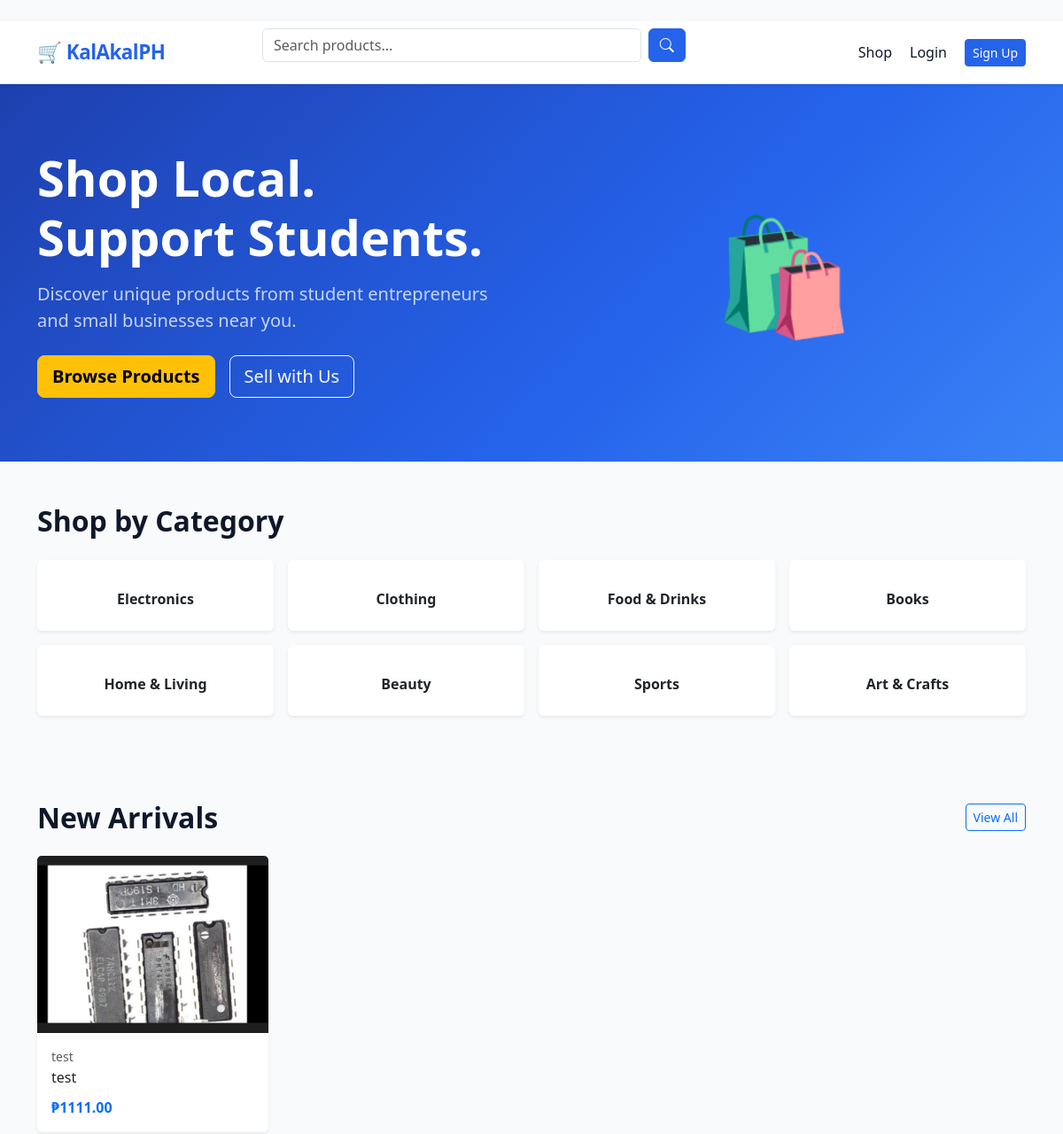
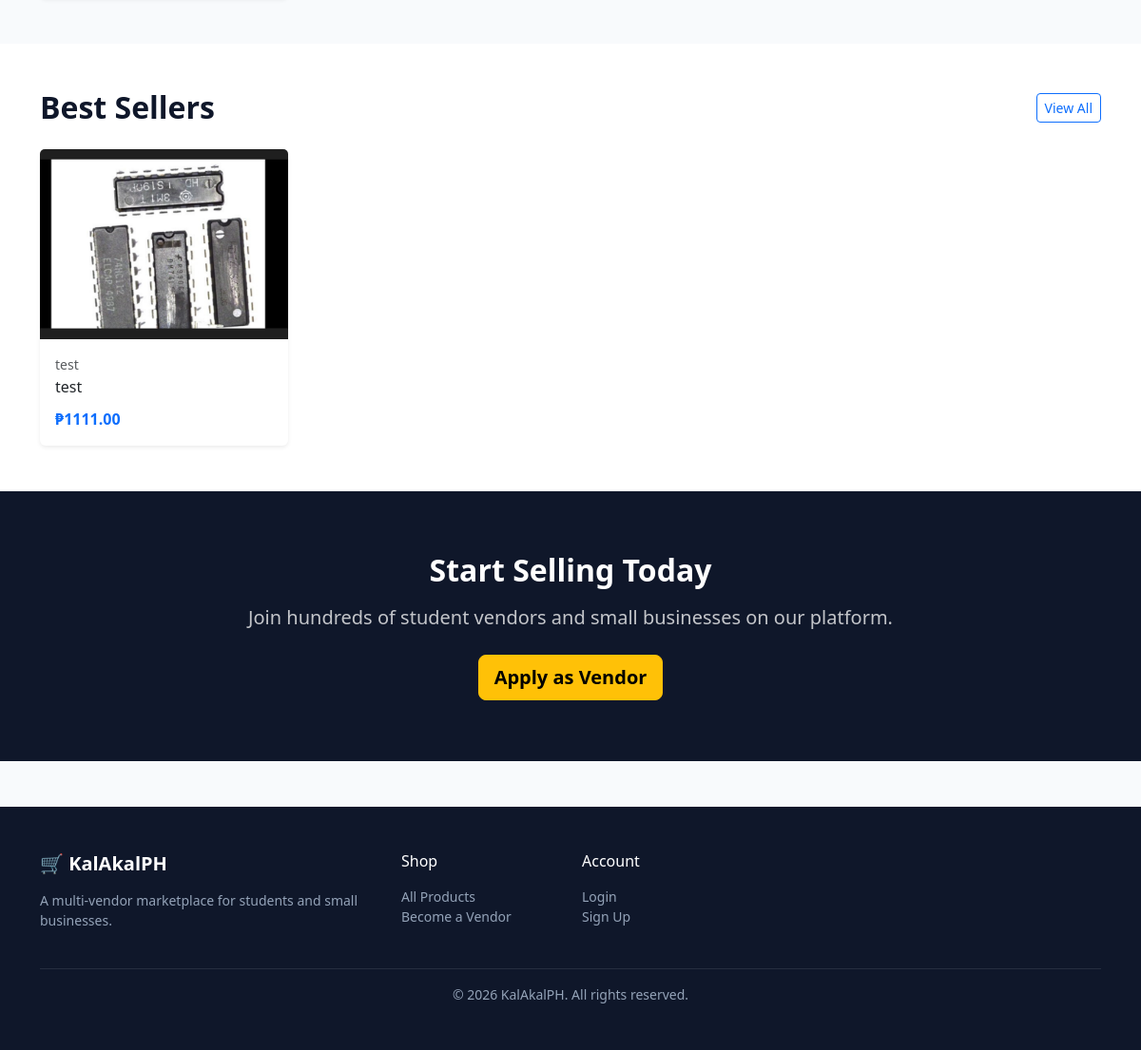
The page / on the database its author committed (2 pictures, top to bottom).
### apps/products/models.py (models this page shows, shortened)
class Category(MPTTModel):
    name = models.CharField(max_length=100)
    slug = models.SlugField(unique=True)
    icon = models.CharField(max_length=50, blank=True, help_text='Bootstrap icon class')
    parent = TreeForeignKey('self', on_delete=models.CASCADE, null=True, blank=True, related_name='children')
    image = models.ImageField(upload_to='categories/', blank=True, null=True)
    is_active = models.BooleanField(default=True)
    order = models.PositiveIntegerField(default=0)
    class MPTTMeta:
        order_insertion_by = ['name']
    class Meta:
        verbose_name_plural = 'categories'

class Product(models.Model):
    DRAFT = 'draft'
    ACTIVE = 'active'
    PAUSED = 'paused'
    SOLD_OUT = 'sold_out'
    STATUS_CHOICES = [
        (DRAFT, 'Draft'), (ACTIVE, 'Active'),
        (PAUSED, 'Paused'), (SOLD_OUT, 'Sold Out'),
    ]
    PHYSICAL = 'physical'
    DIGITAL = 'digital'
    SERVICE = 'service'
    TYPE_CHOICES = [
        (PHYSICAL, 'Physical'), (DIGITAL, 'Digital'), (SERVICE, 'Service'),
    ]
    store = models.ForeignKey('vendors.Store', on_delete=models.CASCADE, related_name='products')
    category = models.ForeignKey(Category, on_delete=models.SET_NULL, null=True, related_name='products')
    name = models.CharField(max_length=255)
    slug = models.SlugField(unique=True, blank=True)
    description = models.TextField()
    product_type = models.CharField(max_length=10, choices=TYPE_CHOICES, default=PHYSICAL)
    status = models.CharField(max_length=10, choices=STATUS_CHOICES, default=DRAFT)
    price = models.DecimalField(max_digits=10, decimal_places=2)
    compare_at_price = models.DecimalField(max_digits=10, decimal_places=2, null=True, blank=True)
    cost_per_item = models.DecimalField(max_digits=10, decimal_places=2, null=True, blank=True)
    sku = models.CharField(max_length=100, blank=True)
    stock = models.PositiveIntegerField(default=0)
    track_inventory = models.BooleanField(default=True)
    weight = models.DecimalField(max_digits=6, decimal_places=2, null=True, blank=True)
    digital_file = models.FileField(upload_to='digital_products/', blank=True, null=True)
    tags = TaggableManager(blank=True)
    meta_title = models.CharField(max_length=255, blank=True)
    meta_description = models.TextField(blank=True)
    views = models.PositiveIntegerField(default=0)
    sales_count = models.PositiveIntegerField(default=0)
    rating = models.DecimalField(max_digits=3, decimal_places=2, default=0)
    review_count = models.PositiveIntegerField(default=0)
    is_featured = models.BooleanField(default=False)
    created_at = models.DateTimeField(auto_now_add=True)
    updated_at = models.DateTimeField(auto_now=True)
    class Meta:
        ordering = ['-created_at']
    def get_absolute_url(self):
        from django.urls import reverse
        return reverse('products:product_detail', kwargs={'slug': self.slug})
    @property
    def discount_percentage(self):
        if self.compare_at_price and self.compare_at_price > self.price:
            return int(((self.compare_at_price - self.price) / self.compare_at_price) * 100)
        return 0

class ProductImage(models.Model):
    product = models.ForeignKey(Product, on_delete=models.CASCADE, related_name='images')
    image = models.ImageField(upload_to='products/')
    alt_text = models.CharField(max_length=255, blank=True)
    is_primary = models.BooleanField(default=False)
    order = models.PositiveIntegerField(default=0)
    class Meta:
        ordering = ['order']

### apps/vendors/models.py (models this page shows, shortened)
class Store(models.Model):
    PENDING = 'pending'
    APPROVED = 'approved'
    REJECTED = 'rejected'
    SUSPENDED = 'suspended'
    STATUS_CHOICES = [
        (PENDING, 'Pending'), (APPROVED, 'Approved'),
        (REJECTED, 'Rejected'), (SUSPENDED, 'Suspended'),
    ]
    owner = models.OneToOneField(settings.AUTH_USER_MODEL, on_delete=models.CASCADE, related_name='store')
    name = models.CharField(max_length=255)
    slug = models.SlugField(unique=True, blank=True)
    description = models.TextField(blank=True)
    logo = models.ImageField(upload_to='store_logos/', blank=True, null=True)
    banner = models.ImageField(upload_to='store_banners/', blank=True, null=True)
    status = models.CharField(max_length=10, choices=STATUS_CHOICES, default=PENDING)
    is_student = models.BooleanField(default=False)
    school = models.CharField(max_length=255, blank=True)
    rating = models.DecimalField(max_digits=3, decimal_places=2, default=0)
    total_sales = models.PositiveIntegerField(default=0)
    created_at = models.DateTimeField(auto_now_add=True)
    updated_at = models.DateTimeField(auto_now=True)

### apps/products/views.py (the view)
# urls.py: path('', views.home, name='home'),
def home(request):
    featured_products = Product.objects.filter(
        status='active', is_featured=True
    ).select_related('store', 'category').prefetch_related('images')[:8]
    new_arrivals = Product.objects.filter(
        status='active'
    ).select_related('store').prefetch_related('images').order_by('-created_at')[:8]
    best_sellers = Product.objects.filter(
        status='active'
    ).select_related('store').prefetch_related('images').order_by('-sales_count')[:8]
    top_categories = Category.objects.filter(
        level=0, is_active=True
    ).order_by('order')[:8]
    context = {
        'featured_products': featured_products,
        'new_arrivals': new_arrivals,
        'best_sellers': best_sellers,
        'top_categories': top_categories,
    }
    return render(request, 'home.html', context)

### apps/orders/context_processors.py (called while the page is built)
def cart_context(request):
    cart_count = 0
    try:
        if request.user.is_authenticated:
            cart = Cart.objects.filter(user=request.user).first()
        else:
            session_key = request.session.session_key
            cart = Cart.objects.filter(session_key=session_key, user__isnull=True).first() if session_key else None
        if cart:
            cart_count = cart.item_count
    except Exception:
        pass
    return {'cart_count': cart_count}

### templates/home.html (shortened to what this page needs)
﻿{% extends "base.html" %}
{% block content %}
<section class="py-5" style="background: linear-gradient(135deg, #1e40af 0%, #2563eb 60%, #3b82f6 100%);">
  <div class="container py-4">
    <div class="row align-items-center">
      <div class="col-lg-6 text-white">
        <h1 class="display-4 fw-bold mb-3">Shop Local.<br>Support Students.</h1>
        <p class="lead mb-4 opacity-75">Discover unique products from student entrepreneurs and small businesses near you.</p>
        <div class="d-flex gap-3">
          <a href="{% url 'products:list' %}" class="btn btn-warning btn-lg fw-semibold">Browse Products</a>
          <a href="{% url 'vendors:apply' %}" class="btn btn-outline-light btn-lg">Sell with Us</a>
        </div>
      </div>
      <div class="col-lg-6 text-center d-none d-lg-block">
        <div style="font-size: 8rem;">🛍️</div>
      </div>
    </div>
  </div>
</section>
{% if top_categories %}
<section class="py-5">
  <div class="container">
    <h2 class="fw-bold mb-4">Shop by Category</h2>
    <div class="row g-3">
      {% for cat in top_categories %}
      <div class="col-6 col-md-3">
        <a href="{% url 'products:list' %}?category={{ cat.slug }}" class="text-decoration-none">
          <div class="card border-0 shadow-sm text-center py-4 h-100" style="transition: transform 0.2s;" onmouseover="this.style.transform='translateY(-4px)'" onmouseout="this.style.transform=''">
            <div class="mt-2 fw-semibold text-dark">{{ cat.name }}</div>
          </div>
        </a>
      </div>
      {% endfor %}
    </div>
  </div>
</section>
{% endif %}
{% if new_arrivals %}
<section class="py-5">
  <div class="container">
    <div class="d-flex justify-content-between align-items-center mb-4">
      <h2 class="fw-bold mb-0">New Arrivals</h2>
      <a href="{% url 'products:list' %}?sort=newest" class="btn btn-outline-primary btn-sm">View All</a>
    </div>
    <div class="row g-4">
      {% for product in new_arrivals %}
      {% include "products/_card.html" %}
      {% endfor %}
    </div>
  </div>
</section>
{% endif %}
{% if best_sellers %}
<section class="py-5 bg-white">
  <div class="container">
    <div class="d-flex justify-content-between align-items-center mb-4">
      <h2 class="fw-bold mb-0">Best Sellers</h2>
      <a href="{% url 'products:list' %}?sort=popular" class="btn btn-outline-primary btn-sm">View All</a>
    </div>
    <div class="row g-4">
      {% for product in best_sellers %}
      {% include "products/_card.html" %}
      {% endfor %}
    </div>
  </div>
</section>
{% endif %}
<section class="py-5" style="background: #0f172a;">
  <div class="container text-center text-white py-3">
    <h2 class="fw-bold mb-3">Start Selling Today</h2>
    <p class="lead opacity-75 mb-4">Join hundreds of student vendors and small businesses on our platform.</p>
    <a href="{% url 'vendors:apply' %}" class="btn btn-warning btn-lg fw-semibold">Apply as Vendor</a>
  </div>
</section>
{% endblock %}

### templates/base.html (shortened to what this page needs)
﻿<!DOCTYPE html>
<html lang="en">
<head>
  <link href="https://cdn.jsdelivr.net/npm/bootstrap@5.3.3/dist/css/bootstrap.min.css" rel="stylesheet" />
  <link href="https://cdn.jsdelivr.net/npm/bootstrap-icons@1.11.3/font/bootstrap-icons.min.css" rel="stylesheet" />
</head>
<body>
<nav class="navbar navbar-expand-lg sticky-top shadow-sm">
  <div class="container">
    <a class="navbar-brand" href="/">&#128722; KalAkalPH</a>
    <div class="collapse navbar-collapse" id="navMain">
      <form class="d-flex mx-auto w-50" method="get" action="{% url 'products:list' %}">
        <input class="form-control me-2" type="search" name="q" placeholder="Search products..." value="{{ request.GET.q }}">
        <button class="btn btn-primary" type="submit"><i class="bi bi-search"></i></button>
      </form>
      <ul class="navbar-nav ms-auto align-items-center gap-1">
        <li class="nav-item">
          <a class="nav-link" href="{% url 'products:list' %}">Shop</a>
        </li>
        {% if user.is_authenticated %}
          <li class="nav-item">
            <a class="nav-link" href="{% url 'products:wishlist' %}"><i class="bi bi-heart"></i></a>
          </li>
          <li class="nav-item">
            <a class="nav-link position-relative" href="{% url 'orders:cart' %}">
              <i class="bi bi-bag"></i>
              {% if cart_count %}
                <span class="cart-badge position-absolute top-0 start-100 translate-middle">{{ cart_count }}</span>
              {% endif %}
            </a>
          </li>
          <li class="nav-item dropdown">
            <a class="nav-link dropdown-toggle" href="#" data-bs-toggle="dropdown">
              <i class="bi bi-person-circle"></i> {{ user.get_short_name|default:user.email }}
            </a>
            <ul class="dropdown-menu dropdown-menu-end">
              <li><a class="dropdown-item" href="{% url 'users:profile' user.username %}"><i class="bi bi-person me-2"></i>My Profile</a></li>
              <li><a class="dropdown-item" href="{% url 'users:settings' %}"><i class="bi bi-gear me-2"></i>Settings</a></li>
              <li><a class="dropdown-item" href="{% url 'orders:order_list' %}"><i class="bi bi-box me-2"></i>My Orders</a></li>
              <li><a class="dropdown-item" href="{% url 'products:wishlist' %}"><i class="bi bi-heart me-2"></i>Wishlist</a></li>
              {% if user.is_vendor %}
                <li><hr class="dropdown-divider"></li>
                <li><a class="dropdown-item" href="{% url 'vendors:dashboard' %}"><i class="bi bi-shop me-2"></i>Vendor Dashboard</a></li>
              {% endif %}
              <li><hr class="dropdown-divider"></li>
              <li><a class="dropdown-item" href="{% url 'account_logout' %}"><i class="bi bi-box-arrow-right me-2"></i>Logout</a></li>
            </ul>
          </li>
        {% else %}
          <li class="nav-item">
            <a class="nav-link" href="{% url 'account_login' %}">Login</a>
          </li>
          <li class="nav-item">
            <a class="btn btn-primary btn-sm ms-2" href="{% url 'account_signup' %}">Sign Up</a>
          </li>
        {% endif %}
      </ul>
    </div>
  </div>
</nav>
<main>
  {% block content %}{% endblock %}
</main>
<footer class="py-5 mt-5">
  <div class="container">
    <div class="row g-4">
      <div class="col-md-4">
        <h5 class="text-white fw-bold mb-3">&#128722; KalAkalPH</h5>
        <p class="small">A multi-vendor marketplace for students and small businesses.</p>
      </div>
      <div class="col-md-2">
        <h6 class="text-white mb-3">Shop</h6>
        <ul class="list-unstyled small">
          <li><a href="{% url 'products:list' %}">All Products</a></li>
          <li><a href="{% url 'vendors:apply' %}">Become a Vendor</a></li>
        </ul>
      </div>
      <div class="col-md-2">
        <h6 class="text-white mb-3">Account</h6>
        <ul class="list-unstyled small">
          {% if user.is_authenticated %}
            <li><a href="{% url 'orders:order_list' %}">My Orders</a></li>
            <li><a href="{% url 'account_logout' %}">Logout</a></li>
          {% else %}
            <li><a href="{% url 'account_login' %}">Login</a></li>
            <li><a href="{% url 'account_signup' %}">Sign Up</a></li>
          {% endif %}
        </ul>
      </div>
    </div>
    <hr class="border-secondary mt-4">
    <p class="text-center small mb-0">&copy; {% now "Y" %} KalAkalPH. All rights reserved.</p>
  </div>
</footer>
</body>
</html>

### templates/products/_card.html (shortened to what this page needs)
﻿<div class="col-6 col-md-4 col-lg-3">
  <div class="card border-0 shadow-sm h-100" style="transition: transform 0.2s;" onmouseover="this.style.transform='translateY(-4px)'" onmouseout="this.style.transform=''">
    <a href="{{ product.get_absolute_url }}">
      {% with product.images.first as img %}
        {% if img %}
          <img src="{{ img.image.url }}" class="card-img-top" style="height:200px;object-fit:cover;" alt="{{ product.name }}">
        {% else %}
          <div class="bg-light d-flex align-items-center justify-content-center" style="height:200px;font-size:3rem;">📦</div>
        {% endif %}
      {% endwith %}
    </a>
    <div class="card-body d-flex flex-column">
      <p class="text-muted small mb-1">{{ product.store.name }}</p>
      <h6 class="card-title mb-1"><a href="{{ product.get_absolute_url }}" class="text-dark text-decoration-none">{{ product.name }}</a></h6>
      <div class="mt-auto pt-2 d-flex align-items-center justify-content-between">
        <div>
          <span class="fw-bold text-primary">₱{{ product.price }}</span>
        </div>
      </div>
    </div>
  </div>
</div>

### templates/base.html (style rules this page uses)
:root { --primary: #2563eb; --primary-dark: #1d4ed8; --accent: #f59e0b; --surface: #f8fafc; --text: #0f172a; --muted: #64748b; --border: #e2e8f0; }
body { background: var(--surface); color: var(--text); font-family: 'Segoe UI', system-ui, sans-serif; }
.navbar { background: #fff; border-bottom: 1px solid var(--border); z-index: 1030; }
.navbar-brand { font-weight: 800; color: var(--primary) !important; font-size: 1.4rem; letter-spacing: -0.5px; }
.nav-link { color: var(--text) !important; font-weight: 500; }
.btn-primary { background: var(--primary); border-color: var(--primary); }
footer { background: #0f172a; color: #94a3b8; }
footer a { color: #94a3b8; text-decoration: none; }

### rows shown on the page
Category: name "Electronics"
Category: name "Clothing"
Category: name "Food & Drinks"
Category: name "Books"
Category: name "Home & Living"
Category: name "Beauty"
Category: name "Sports"
Category: name "Art & Crafts"
Product: images.first.image (picture), store.name "test", name "test", price "1111.00"
